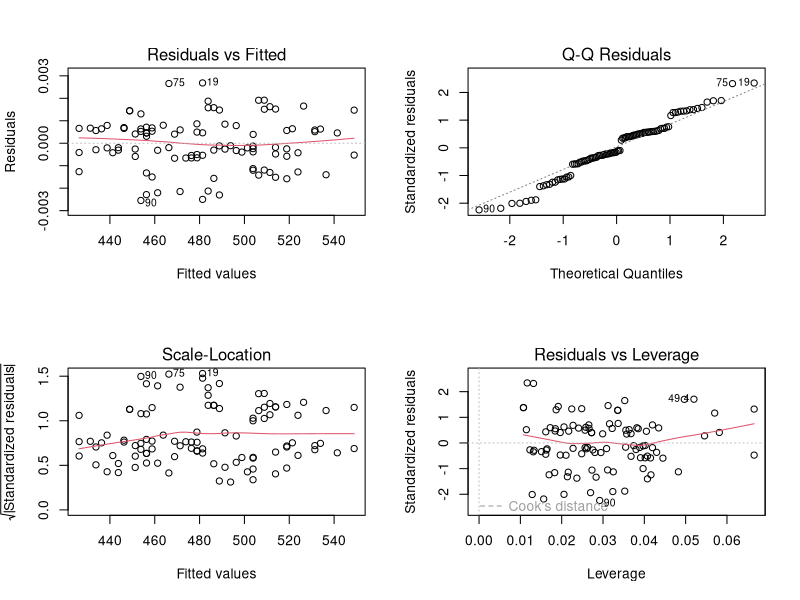

Write R code to recreate this figure. (Note: this script raises an error after producing the figure.)
# setwd("SET THE Working Director to THE PATH TO THIS DIRECTORY")
library(car)

data <- read.csv("Datasets/CEO_salary.csv")
attach(data)

# Divid the Salary by 1000 to be able to better show the values.
salary1 <- salary/1000

# Now we create a New Data frame out of age, heit and Salary
data1 <- data.frame(age, height, salary1)

# Fit a Multiple Linear Regression model into data.
# Variables are Salary and age
lm(formula = salary1 ~ age + height)

# or better store the resulted model into a variable for further use.
m <- lm(salary1~age+height)

# See documentation of plot.lm 
# https://www.rdocumentation.org/packages/stats/versions/3.6.1/topics/plot.lm

par(mfrow = c(2,2))

plot(m, ask=F)

# Good resource for understanding the lm plots 

# https://data.library.virginia.edu/diagnostic-plots/


# Here we do some advanced regression diagnostics. 

par(mfrow = c(1,1))
# 
# https://www.statmethods.net/stats/rdiagnostics.html 

# Assessing Outliers
outlierTest(m) # Bonferonni p-value for most extreme obs
qqPlot(m, main="QQ Plot") #qq plot for studentized resid 
leveragePlots(m) # leverage plots



# Influential Observations
# added variable plots 
av.Plots(m)
# Cook's D plot
# identify D values > 4/(n-k-1) 
cutoff <- 4/((nrow(data1)-length(m$coefficients)-2)) 
plot(m, which=4, cook.levels=cutoff)

# Influence Plot 
influencePlot(m, id.method="identify", main="Influence Plot",
              sub="Circle size is proportial to Cook's Distance" )



# Normality of Residuals
# qq plot for studentized resid
qqPlot(m, main="QQ Plot")
# distribution of studentized residuals
library(MASS)
sresid <- studres(m) 
hist(sresid, freq=FALSE, 
     main="Distribution of Studentized Residuals")
xfit<-seq(min(sresid),max(sresid),length=40) 
yfit<-dnorm(xfit) 
lines(xfit, yfit)

# Evaluate homoscedasticity
# non-constant error variance test
ncvTest(fit)
# plot studentized residuals vs. fitted values 
spreadLevelPlot(fit)
